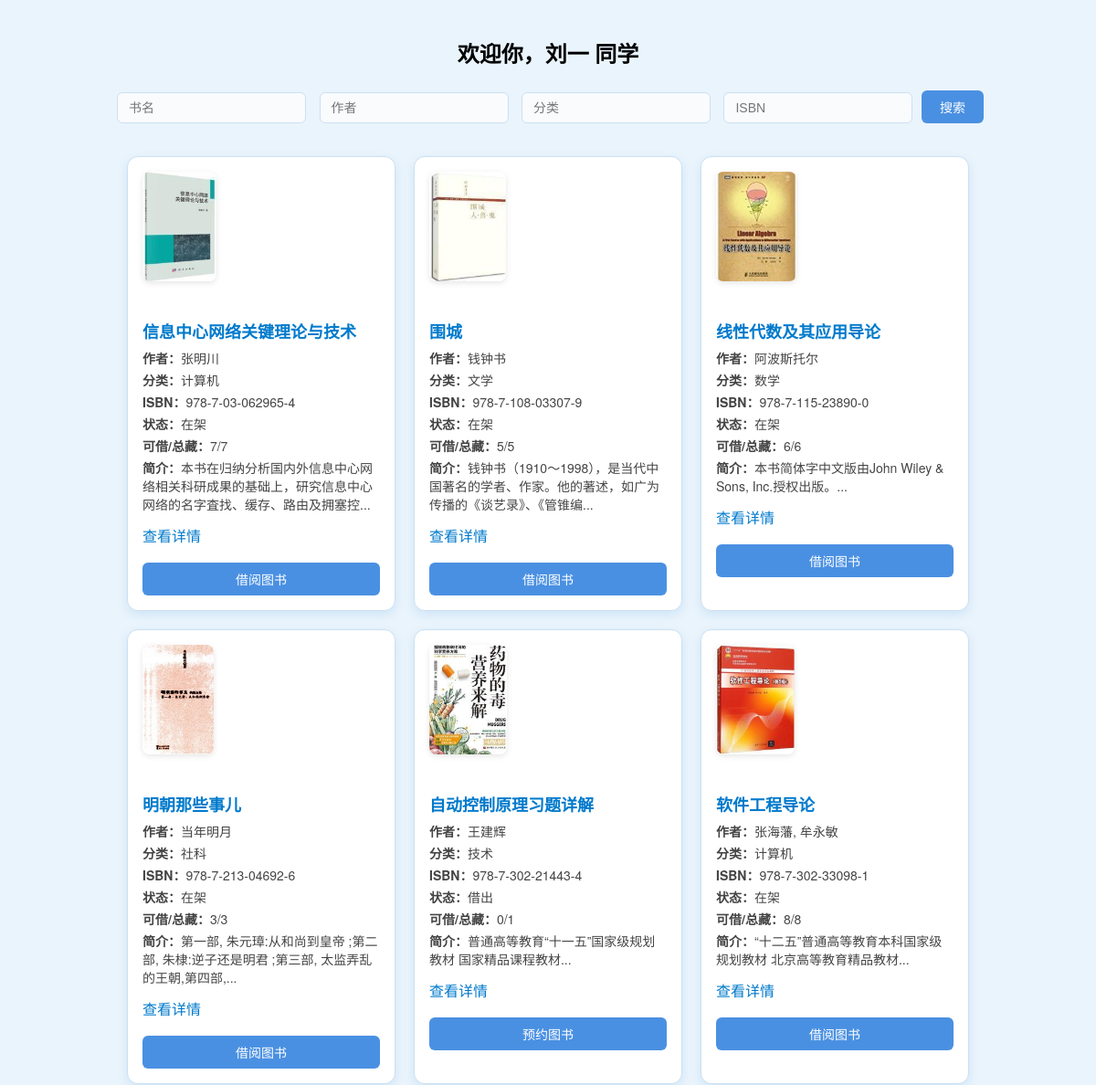
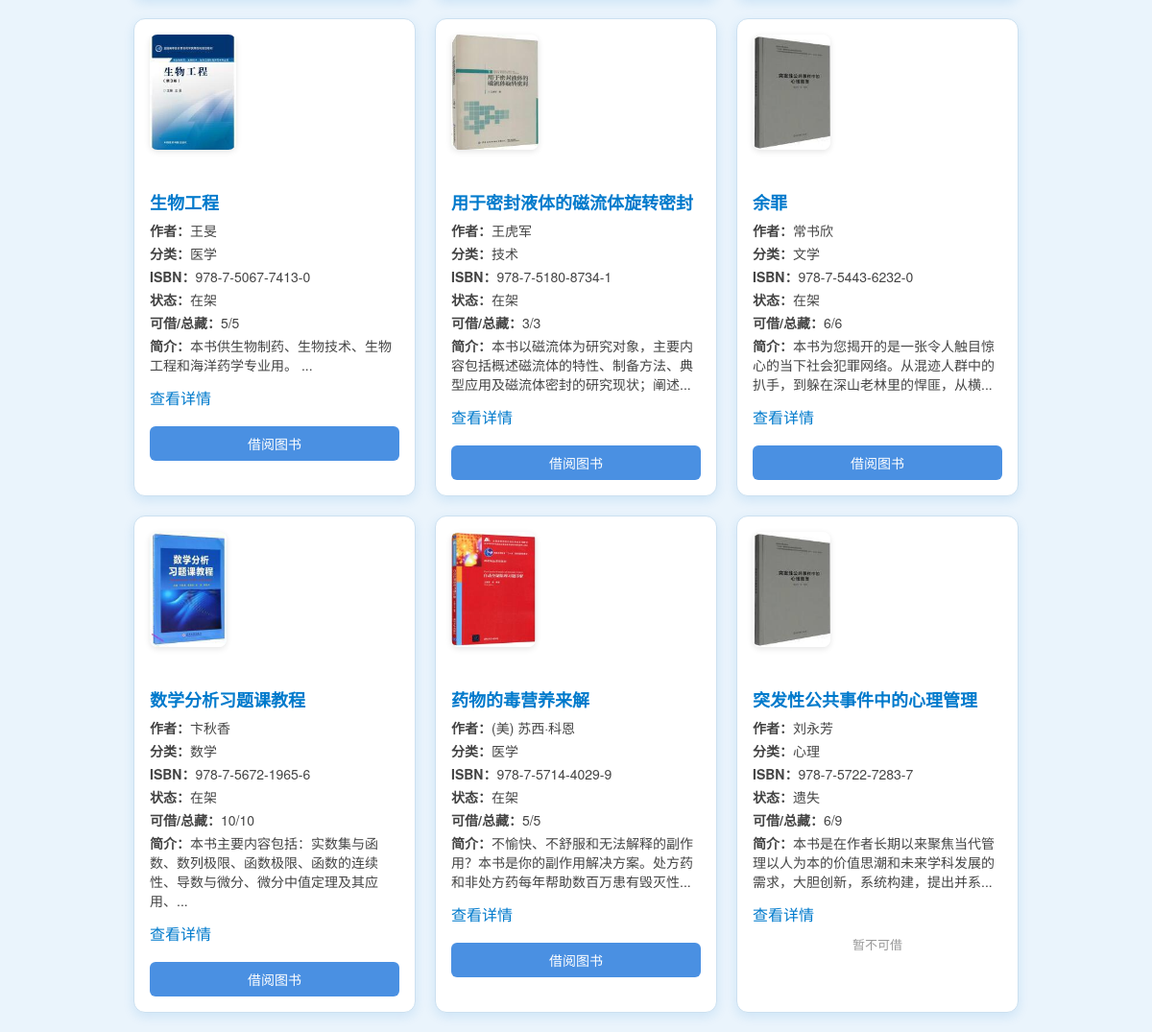
Page /php/student/search_book.php (signed in) on the committed database (2 pictures, top to bottom).
### tables this page shows
CREATE TABLE `book`  (
  `ISBN` varchar(20) NOT NULL,
  `title` varchar(100) NOT NULL,
  `author` varchar(50) NULL DEFAULT NULL,
  `publisher` varchar(50) NULL DEFAULT NULL,
  `publish_date` year NULL DEFAULT NULL,
  `price` decimal(10, 2) NULL DEFAULT NULL,
  `category` varchar(20) NULL DEFAULT NULL,
  `location` varchar(50) NULL DEFAULT NULL,
  `total_copies` int NULL DEFAULT 0,
  `available_copies` int NULL DEFAULT 0,
  `status` enum('在架','借出','遗失','下架') NULL DEFAULT '在架',
  `description` text NULL,
  `cover_image` varchar(255) NULL DEFAULT NULL,
  PRIMARY KEY (`ISBN`) USING BTREE
);

### php/student/search_book.php (the view, shortened to what this page needs)
<?php
require_once '../db_connect.php';
$student_id = $_SESSION['user_id'];
$student_status = '未知';
$max_borrow = 0;
$current_borrow = 0;
$student_info_stmt = $conn->prepare("SELECT status, max_borrow, current_borrow FROM student WHERE student_id = ?");
$student_info_stmt->bind_param("s", $student_id);
$student_info_stmt->execute();
$student_info = $student_info_stmt->get_result()->fetch_assoc();
if ($student_info) {
    $student_status = $student_info['status'] ?? '未知';
    $max_borrow = $student_info['max_borrow'] ?? 0;
    $current_borrow = $student_info['current_borrow'] ?? 0;
}
$title = $_GET['title'] ?? '';
$author = $_GET['author'] ?? '';
$category = $_GET['category'] ?? '';
$isbn = $_GET['isbn'] ?? '';
$sql = "SELECT * FROM book WHERE 1=1";
$stmt = $conn->prepare($sql);
$stmt->execute();
$result = $stmt->get_result();
?>
<!DOCTYPE html>
<html lang="zh-CN">
<head>
    <link rel="stylesheet" href="../../css/search_book.css">
</head>
<body>
<h2 style="color: black;">欢迎你，<?php echo htmlspecialchars($_SESSION['name']); ?> 同学</h2>
<form method="get" class="search-box">
    <input type="text" name="title" placeholder="书名" value="<?php echo htmlspecialchars($title); ?>">
    <input type="text" name="author" placeholder="作者" value="<?php echo htmlspecialchars($author); ?>">
    <input type="text" name="category" placeholder="分类" value="<?php echo htmlspecialchars($category); ?>">
    <input type="text" name="isbn" placeholder="ISBN" value="<?php echo htmlspecialchars($isbn); ?>">
    <button type="submit">搜索</button>
</form>
<div class="book-container">
<?php while ($row = $result->fetch_assoc()): ?>
    <div class="book-card">
        <img src="<?php echo htmlspecialchars($row['cover_image'] ?? '../images/default.jpg'); ?>" alt="封面">
        <h4><?php echo htmlspecialchars($row['title']); ?></h4>
        <p><strong>作者：</strong><?php echo htmlspecialchars($row['author']); ?></p>
        <p><strong>分类：</strong><?php echo htmlspecialchars($row['category']); ?></p>
        <p><strong>ISBN：</strong><?php echo htmlspecialchars($row['ISBN']); ?></p>
        <p><strong>状态：</strong><?php echo htmlspecialchars($row['status']); ?></p>
        <p><strong>可借/总藏：</strong><?php echo $row['available_copies'] . "/" . $row['total_copies']; ?></p>
        <p><strong>简介：</strong><?php echo mb_substr($row['description'], 0, 50) . "..."; ?></p>
        <a href="book_detail.php?ISBN=<?php echo urlencode($row['ISBN']); ?>">查看详情</a>
<?php if ($student_status !== '正常'): ?>
    <p style="color: gray;">账户状态异常，禁止借阅或预约</p>
<?php elseif ($current_borrow >= $max_borrow): ?>
    <p style="color: gray;">你已达到最大借阅数量（<?php echo $max_borrow; ?> 本）</p>
<?php elseif ($row['status'] === '在架' && $row['available_copies'] > 0): ?>
    <form method="post" style="margin-top: 10px;">
        <button type="submit">借阅图书</button>
    </form>
<?php elseif ($row['status'] === '借出'): ?>
    <form method="post" style="margin-top: 10px;">
        <button type="submit">预约图书</button>
    </form>
<?php else: ?>
    <p style="color: gray;">暂不可借</p>
<?php endif; ?>
    </div>
<?php endwhile; ?>
</div>
</body>
</html>

### css/search_book.css (style rules this page uses)
body { font-family: "Helvetica Neue", "Microsoft YaHei", sans-serif; background-color: #eaf4fc; margin: 0; padding: 20px; color: #222; }
h2 { text-align: center; color: #000000; margin-bottom: 20px; }
.search-box { text-align: center; margin-bottom: 30px; }
.search-box input { padding: 8px 12px; margin: 6px 5px; border: 1px solid #cce0f0; border-radius: 6px; background-color: #f9fbfd; font-size: 14px; transition: border-color 0.3s ease; }
.search-box button { padding: 8px 20px; font-size: 14px; background-color: #4a90e2; color: white; border: none; border-radius: 6px; cursor: pointer; transition: background-color 0.3s; }
.book-container { display: flex; flex-wrap: wrap; justify-content: center; gap: 20px; }
.book-card { background-color: #ffffff; border: 1px solid #cce0f0; border-radius: 12px; padding: 16px; width: 260px; box-shadow: 0 4px 12px rgba(0, 122, 204, 0.12); transition: transform 0.2s ease, box-shadow 0.2s ease; }
.book-card img { height: 120px; object-fit: cover; border-radius: 8px; margin-bottom: 12px; box-shadow: 0 2px 6px rgba(0, 0, 0, 0.1); }
.book-card h4 { font-size: 18px; color: #007acc; margin-bottom: 6px; }
.book-card p { font-size: 14px; margin: 4px 0; color: #444; }
.book-card a { display: inline-block; margin-top: 8px; color: #007acc; text-decoration: none; font-weight: 500; }
.book-card form button { margin-top: 8px; padding: 8px 12px; width: 100%; font-size: 14px; background-color: #4a90e2; color: white; border: none; border-radius: 6px; cursor: pointer; transition: background-color 0.3s; }
.book-card p[style*="color: gray"] { font-size: 13px; color: #999 !important; margin-top: 10px; text-align: center; }

### rows in the picture
book: cover_image (picture), title "信息中心网络关键理论与技术", author "张明川", category "计算机", ISBN "978-7-03-062965-4", status "在架", available_copies "7", total_copies "7", description "本书在归纳分析国内外信息中心网络相关科研成果的基础上，研究信息中心网络的名字査找、缓存、路由及拥塞控"
book: cover_image (picture), title "围城", author "钱钟书", category "文学", ISBN "978-7-108-03307-9", status "在架", available_copies "5", total_copies "5", description "钱钟书（1910～1998），是当代中国著名的学者、作家。他的著述，如广为传播的《谈艺录》、《管锥编"
book: cover_image (picture), title "线性代数及其应用导论", author "阿波斯托尔", category "数学", ISBN "978-7-115-23890-0", status "在架", available_copies "6", total_copies "6", description "本书简体字中文版由John Wiley & Sons, Inc.授权出版。"
book: cover_image (picture), title "明朝那些事儿", author "当年明月", category "社科", ISBN "978-7-213-04692-6", status "在架", available_copies "3", total_copies "3", description "第一部, 朱元璋:从和尚到皇帝 ;第二部, 朱棣:逆子还是明君 ;第三部, 太监弄乱的王朝,第四部,"
book: cover_image (picture), title "自动控制原理习题详解", author "王建辉", category "技术", ISBN "978-7-302-21443-4", status "借出", available_copies "0", total_copies "1", description "普通高等教育“十一五”国家级规划教材 国家精品课程教材"
book: cover_image (picture), title "软件工程导论", author "张海藩, 牟永敏", category "计算机", ISBN "978-7-302-33098-1", status "在架", available_copies "8", total_copies "8", description "“十二五”普通高等教育本科国家级规划教材 北京高等教育精品教材"
book: cover_image (picture), title "生物工程", author "王旻", category "医学", ISBN "978-7-5067-7413-0", status "在架", available_copies "5", total_copies "5", description "本书供生物制药、生物技术、生物工程和海洋药学专业用。"
book: cover_image (picture), title "用于密封液体的磁流体旋转密封", author "王虎军", category "技术", ISBN "978-7-5180-8734-1", status "在架", available_copies "3", total_copies "3", description "本书以磁流体为研究对象，主要内容包括概述磁流体的特性、制备方法、典型应用及磁流体密封的研究现状；阐述"
book: cover_image (picture), title "余罪", author "常书欣", category "文学", ISBN "978-7-5443-6232-0", status "在架", available_copies "6", total_copies "6", description "本书为您揭开的是一张令人触目惊心的当下社会犯罪网络。从混迹人群中的扒手，到躲在深山老林里的悍匪，从横"
book: cover_image (picture), title "数学分析习题课教程", author "卞秋香", category "数学", ISBN "978-7-5672-1965-6", status "在架", available_copies "10", total_copies "10", description "本书主要内容包括：实数集与函数、数列极限、函数极限、函数的连续性、导数与微分、微分中值定理及其应用、"
book: cover_image (picture), title "药物的毒营养来解", author "(美) 苏西·科恩", category "医学", ISBN "978-7-5714-4029-9", status "在架", available_copies "5", total_copies "5", description "不愉快、不舒服和无法解释的副作用？本书是你的副作用解决方案。处方药和非处方药每年帮助数百万患有毁灭性"
book: cover_image (picture), title "突发性公共事件中的心理管理", author "刘永芳", category "心理", ISBN "978-7-5722-7283-7", status "遗失", available_copies "6", total_copies "9", description "本书是在作者长期以来聚焦当代管理以人为本的价值思潮和未来学科发展的需求，大胆创新，系统构建，提出并系", shows "暂不可借"

### other values in the picture
$_SESSION['name'] "刘一"
